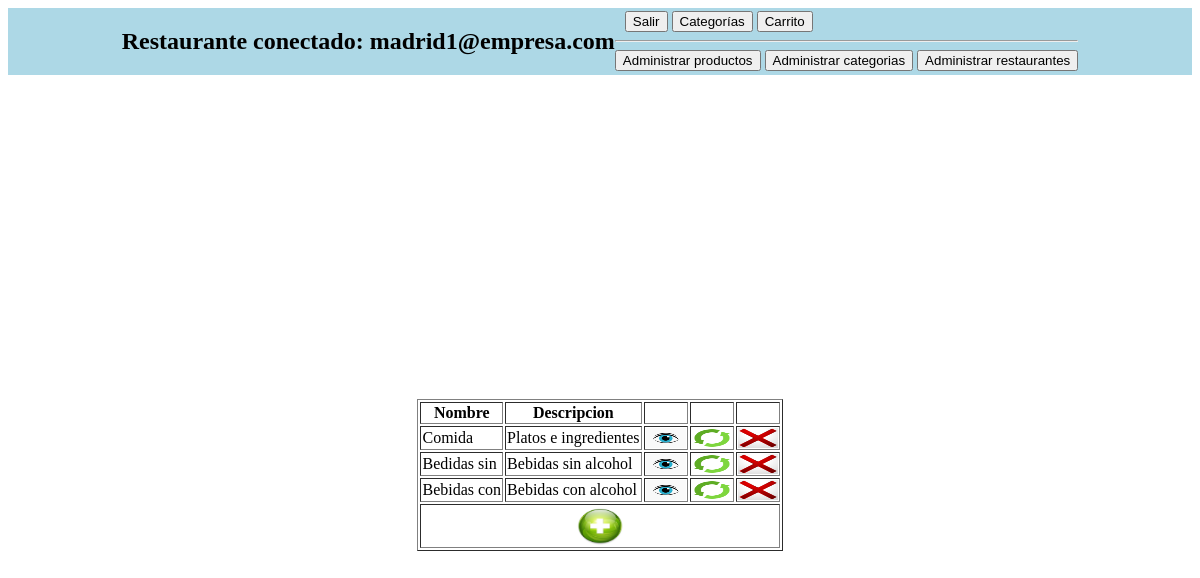
Page /administrarCategorias.php (signed in) on the committed database.
### tables this page shows
CREATE TABLE `categorias` (
  `CodCat` int(11) NOT NULL,
  `Nombre` varchar(45) NOT NULL,
  `Descripcion` varchar(200) NOT NULL
);

### administrarCategorias.php (the view, shortened to what this page needs)
<?php
include 'bd.php';
require 'navbar.php';
$sql = 'SELECT * FROM categorias';
$categorias = $bd->query($sql);
?>
<!DOCTYPE html>
<html lang="en">
<head>
    <link rel="stylesheet" href="estilo.css">
</head>
<body>
    <div id="formulario">
        <table border="1">
            <tr>
                <th>Nombre</th>
                <th>Descripcion</th>
                <th></th>
                <th></th>
                <th></th>
            </tr>
            <?php foreach ($categorias as $categoria) { ?>
            <tr>
                <td><a href="verCategoria.php?CodCat=<?php echo $categoria['CodCat'] ?>" class='enlace'><?php echo $categoria['Nombre'] ?></a></td>
                <td><a href="verCategoria.php?CodCat=<?php echo $categoria['CodCat'] ?>" class='enlace'><?php echo $categoria['Descripcion'] ?></a></td>
                <td><a href='verCategoria.php?CodCat=<?php echo $categoria['CodCat'] ?>"'><img src="imagen/ver.jpg" width='40px' height='20px'></a></td>
                <td><a href='nuevoActualizarCategorias.php?CodCat=<?php echo $categoria['CodCat'] ?>'><img src="imagen/actualizar.png" width='40px' height='20px'></a></td>
                <td><a href='borrarDatoAdm.php?CodCat=<?php echo $categoria['CodCat'] ?>"'><img src="imagen/borrar.jpg" width='40px' height='20px'></a></td>
            </tr>
            <?php } ?>
            <tr>
                <td colspan="9" style="text-align: center;">
                    <a href='nuevoActualizarCategorias.php?CodCat=0'><img src="imagen/agregar.jpg" width='50px' height='40px'></a>
                </td>
            </tr>
        </table>
    </div>
</body>
</html>

### estilo.css (style rules this page uses)
#formulario { display:flex; justify-content:center; align-items: center; height: 100vh; }
.enlace { text-decoration: none; color: black; }

### rows in the picture
categorias: Nombre "Comida", Descripcion "Platos e ingredientes"
categorias: Nombre "Bedidas sin", Descripcion "Bebidas sin alcohol"
categorias: Nombre "Bebidas con", Descripcion "Bebidas con alcohol"

### other values in the picture
$correo "madrid1@empresa.com"
